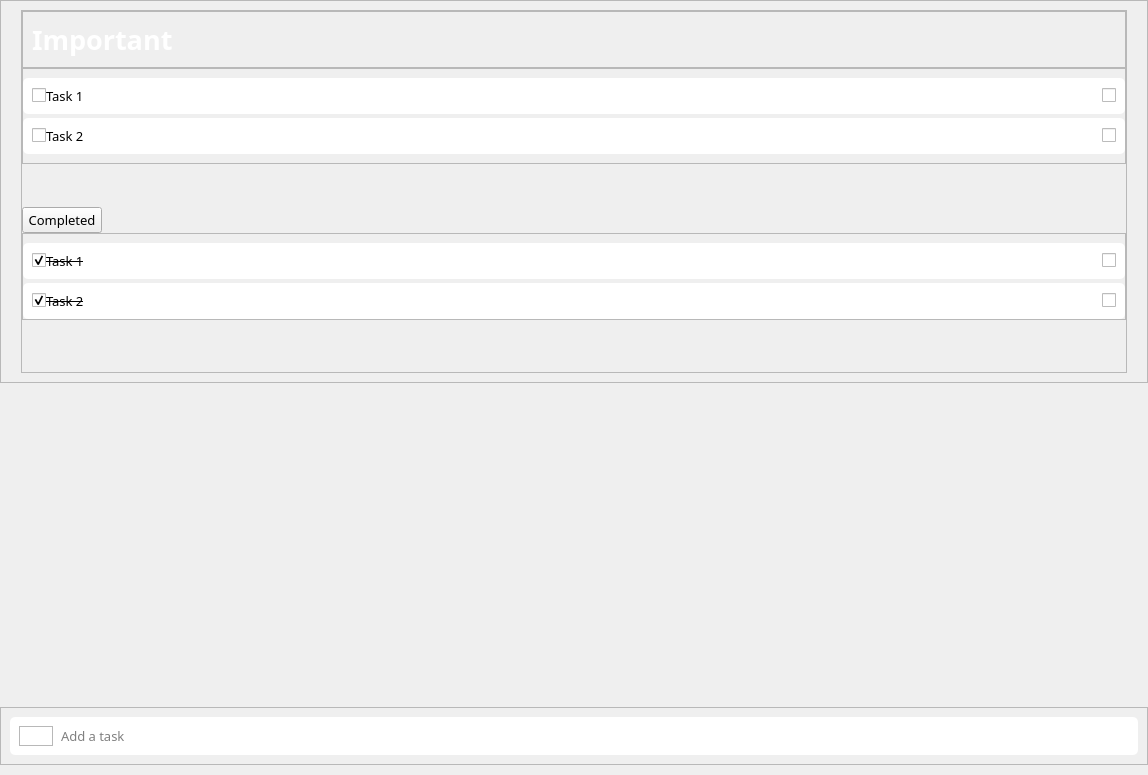
<?xml version="1.0" encoding="UTF-8"?>
<ui version="4.0">
 <class>Form</class>
 <widget class="QWidget" name="Form">
  <property name="geometry">
   <rect>
    <x>0</x>
    <y>0</y>
    <width>1148</width>
    <height>775</height>
   </rect>
  </property>
  <property name="windowTitle">
   <string>Form</string>
  </property>
  <layout class="QVBoxLayout" name="verticalLayout">
   <property name="spacing">
    <number>0</number>
   </property>
   <property name="leftMargin">
    <number>0</number>
   </property>
   <property name="topMargin">
    <number>0</number>
   </property>
   <property name="rightMargin">
    <number>0</number>
   </property>
   <property name="bottomMargin">
    <number>0</number>
   </property>
   <item>
    <widget class="QFrame" name="Important">
     <property name="styleSheet">
      <string notr="true">#Important{
margin: 0px;
background-image: url(:/icon/img/important-bg-2.jpg);
background-position: center;
border-radius: 10px}

</string>
     </property>
     <property name="frameShape">
      <enum>QFrame::StyledPanel</enum>
     </property>
     <property name="frameShadow">
      <enum>QFrame::Raised</enum>
     </property>
     <layout class="QVBoxLayout" name="verticalLayout_16">
      <property name="spacing">
       <number>0</number>
      </property>
      <property name="leftMargin">
       <number>0</number>
      </property>
      <property name="topMargin">
       <number>0</number>
      </property>
      <property name="rightMargin">
       <number>0</number>
      </property>
      <property name="bottomMargin">
       <number>10</number>
      </property>
      <item>
       <widget class="QFrame" name="content_frame_3">
        <property name="styleSheet">
         <string notr="true"/>
        </property>
        <property name="frameShape">
         <enum>QFrame::StyledPanel</enum>
        </property>
        <property name="frameShadow">
         <enum>QFrame::Raised</enum>
        </property>
        <layout class="QHBoxLayout" name="horizontalLayout_38">
         <property name="leftMargin">
          <number>20</number>
         </property>
         <property name="rightMargin">
          <number>20</number>
         </property>
         <item>
          <widget class="QFrame" name="task_view_3">
           <property name="frameShape">
            <enum>QFrame::StyledPanel</enum>
           </property>
           <property name="frameShadow">
            <enum>QFrame::Raised</enum>
           </property>
           <layout class="QVBoxLayout" name="verticalLayout_21">
            <property name="spacing">
             <number>0</number>
            </property>
            <property name="leftMargin">
             <number>0</number>
            </property>
            <property name="topMargin">
             <number>0</number>
            </property>
            <property name="rightMargin">
             <number>0</number>
            </property>
            <property name="bottomMargin">
             <number>0</number>
            </property>
            <item>
             <widget class="QFrame" name="task_title_frame_4">
              <property name="sizePolicy">
               <sizepolicy hsizetype="Preferred" vsizetype="Fixed">
                <horstretch>0</horstretch>
                <verstretch>0</verstretch>
               </sizepolicy>
              </property>
              <property name="frameShape">
               <enum>QFrame::StyledPanel</enum>
              </property>
              <property name="frameShadow">
               <enum>QFrame::Raised</enum>
              </property>
              <layout class="QHBoxLayout" name="horizontalLayout_39">
               <item>
                <widget class="QLabel" name="task_title_4">
                 <property name="font">
                  <font>
                   <family>Microsoft JhengHei</family>
                   <pointsize>20</pointsize>
                   <weight>75</weight>
                   <bold>true</bold>
                  </font>
                 </property>
                 <property name="styleSheet">
                  <string notr="true">color: white</string>
                 </property>
                 <property name="text">
                  <string>Important</string>
                 </property>
                </widget>
               </item>
              </layout>
             </widget>
            </item>
            <item alignment="Qt::AlignTop">
             <widget class="QFrame" name="task_to_do_3">
              <property name="frameShape">
               <enum>QFrame::StyledPanel</enum>
              </property>
              <property name="frameShadow">
               <enum>QFrame::Raised</enum>
              </property>
              <layout class="QVBoxLayout" name="verticalLayout_22">
               <property name="spacing">
                <number>4</number>
               </property>
               <property name="leftMargin">
                <number>0</number>
               </property>
               <property name="rightMargin">
                <number>0</number>
               </property>
               <item>
                <widget class="QFrame" name="task_frame_9">
                 <property name="sizePolicy">
                  <sizepolicy hsizetype="Preferred" vsizetype="Fixed">
                   <horstretch>0</horstretch>
                   <verstretch>0</verstretch>
                  </sizepolicy>
                 </property>
                 <property name="styleSheet">
                  <string notr="true">QFrame  {
     /* Solid black border */
    border-radius: 5px;      /* Rounded corners */
	background-color: white
}</string>
                 </property>
                 <property name="frameShape">
                  <enum>QFrame::StyledPanel</enum>
                 </property>
                 <property name="frameShadow">
                  <enum>QFrame::Raised</enum>
                 </property>
                 <layout class="QHBoxLayout" name="horizontalLayout_40">
                  <property name="bottomMargin">
                   <number>9</number>
                  </property>
                  <item alignment="Qt::AlignLeft">
                   <widget class="QFrame" name="task_name_frame_5">
                    <property name="frameShape">
                     <enum>QFrame::StyledPanel</enum>
                    </property>
                    <property name="frameShadow">
                     <enum>QFrame::Raised</enum>
                    </property>
                    <layout class="QHBoxLayout" name="horizontalLayout_41">
                     <property name="spacing">
                      <number>0</number>
                     </property>
                     <property name="leftMargin">
                      <number>0</number>
                     </property>
                     <property name="topMargin">
                      <number>0</number>
                     </property>
                     <property name="rightMargin">
                      <number>0</number>
                     </property>
                     <property name="bottomMargin">
                      <number>0</number>
                     </property>
                     <item>
                      <widget class="QCheckBox" name="done_check_6">
                       <property name="sizePolicy">
                        <sizepolicy hsizetype="Preferred" vsizetype="Fixed">
                         <horstretch>0</horstretch>
                         <verstretch>0</verstretch>
                        </sizepolicy>
                       </property>
                       <property name="styleSheet">
                        <string notr="true">QCheckBox::indicator::unchecked { image: url(:/icon/icons/circle.png); height: 20px; width: 20px}

QCheckBox::indicator::checked { image: url(:/icon/icons/check_fill.png); height: 20px; width: 20px}</string>
                       </property>
                       <property name="text">
                        <string/>
                       </property>
                       <property name="checked">
                        <bool>false</bool>
                       </property>
                      </widget>
                     </item>
                     <item>
                      <widget class="QLabel" name="task_name_5">
                       <property name="font">
                        <font>
                         <family>Microsoft JhengHei</family>
                         <pointsize>10</pointsize>
                        </font>
                       </property>
                       <property name="text">
                        <string>Task 1</string>
                       </property>
                      </widget>
                     </item>
                    </layout>
                   </widget>
                  </item>
                  <item alignment="Qt::AlignRight">
                   <widget class="QFrame" name="important_frame_5">
                    <property name="frameShape">
                     <enum>QFrame::StyledPanel</enum>
                    </property>
                    <property name="frameShadow">
                     <enum>QFrame::Raised</enum>
                    </property>
                    <layout class="QHBoxLayout" name="horizontalLayout_42">
                     <property name="spacing">
                      <number>0</number>
                     </property>
                     <property name="leftMargin">
                      <number>0</number>
                     </property>
                     <property name="topMargin">
                      <number>0</number>
                     </property>
                     <property name="rightMargin">
                      <number>0</number>
                     </property>
                     <property name="bottomMargin">
                      <number>0</number>
                     </property>
                     <item>
                      <widget class="QCheckBox" name="import_tant_check_3">
                       <property name="sizePolicy">
                        <sizepolicy hsizetype="Fixed" vsizetype="Fixed">
                         <horstretch>0</horstretch>
                         <verstretch>0</verstretch>
                        </sizepolicy>
                       </property>
                       <property name="font">
                        <font>
                         <pointsize>9</pointsize>
                        </font>
                       </property>
                       <property name="autoFillBackground">
                        <bool>false</bool>
                       </property>
                       <property name="styleSheet">
                        <string notr="true">QCheckBox::indicator::unchecked { image: url(:/icon/icons/star.png); height: 25px; width: 25px}

QCheckBox::indicator::checked { image: url(:/icon/icons/star_fill.png); height: 25px; width: 25px}</string>
                       </property>
                       <property name="text">
                        <string/>
                       </property>
                       <property name="iconSize">
                        <size>
                         <width>16</width>
                         <height>16</height>
                        </size>
                       </property>
                       <property name="checked">
                        <bool>false</bool>
                       </property>
                       <property name="tristate">
                        <bool>false</bool>
                       </property>
                      </widget>
                     </item>
                    </layout>
                   </widget>
                  </item>
                 </layout>
                </widget>
               </item>
               <item>
                <widget class="QFrame" name="task_frame_10">
                 <property name="sizePolicy">
                  <sizepolicy hsizetype="Preferred" vsizetype="Fixed">
                   <horstretch>0</horstretch>
                   <verstretch>0</verstretch>
                  </sizepolicy>
                 </property>
                 <property name="styleSheet">
                  <string notr="true">QFrame  {
    border-radius: 5px;      /* Rounded corners */
	background-color: white
}</string>
                 </property>
                 <property name="frameShape">
                  <enum>QFrame::StyledPanel</enum>
                 </property>
                 <property name="frameShadow">
                  <enum>QFrame::Raised</enum>
                 </property>
                 <layout class="QHBoxLayout" name="horizontalLayout_43">
                  <item alignment="Qt::AlignLeft">
                   <widget class="QFrame" name="frame_27">
                    <property name="sizePolicy">
                     <sizepolicy hsizetype="Preferred" vsizetype="Fixed">
                      <horstretch>0</horstretch>
                      <verstretch>0</verstretch>
                     </sizepolicy>
                    </property>
                    <property name="frameShape">
                     <enum>QFrame::StyledPanel</enum>
                    </property>
                    <property name="frameShadow">
                     <enum>QFrame::Raised</enum>
                    </property>
                    <layout class="QHBoxLayout" name="horizontalLayout_44">
                     <property name="spacing">
                      <number>0</number>
                     </property>
                     <property name="leftMargin">
                      <number>0</number>
                     </property>
                     <property name="topMargin">
                      <number>0</number>
                     </property>
                     <property name="rightMargin">
                      <number>0</number>
                     </property>
                     <property name="bottomMargin">
                      <number>0</number>
                     </property>
                     <item>
                      <widget class="QCheckBox" name="checkBox_8">
                       <property name="sizePolicy">
                        <sizepolicy hsizetype="Preferred" vsizetype="Fixed">
                         <horstretch>0</horstretch>
                         <verstretch>0</verstretch>
                        </sizepolicy>
                       </property>
                       <property name="styleSheet">
                        <string notr="true">QCheckBox::indicator::unchecked { image: url(:/icon/icons/circle.png); height: 20px; width: 20px}

QCheckBox::indicator::checked { image: url(:/icon/icons/check_fill.png); height: 20px; width: 20px}</string>
                       </property>
                       <property name="text">
                        <string/>
                       </property>
                       <property name="checked">
                        <bool>false</bool>
                       </property>
                      </widget>
                     </item>
                     <item>
                      <widget class="QLabel" name="label_20">
                       <property name="font">
                        <font>
                         <family>Microsoft JhengHei</family>
                         <pointsize>10</pointsize>
                        </font>
                       </property>
                       <property name="text">
                        <string>Task 2</string>
                       </property>
                      </widget>
                     </item>
                    </layout>
                   </widget>
                  </item>
                  <item alignment="Qt::AlignRight">
                   <widget class="QCheckBox" name="important_check_8">
                    <property name="sizePolicy">
                     <sizepolicy hsizetype="Fixed" vsizetype="Fixed">
                      <horstretch>0</horstretch>
                      <verstretch>0</verstretch>
                     </sizepolicy>
                    </property>
                    <property name="font">
                     <font>
                      <pointsize>9</pointsize>
                     </font>
                    </property>
                    <property name="autoFillBackground">
                     <bool>false</bool>
                    </property>
                    <property name="styleSheet">
                     <string notr="true">QCheckBox::indicator::unchecked { image: url(:/icon/icons/star.png); height: 25px; width: 25px}

QCheckBox::indicator::checked { image: url(:/icon/icons/star_fill.png); height: 25px; width: 25px}</string>
                    </property>
                    <property name="text">
                     <string/>
                    </property>
                    <property name="iconSize">
                     <size>
                      <width>16</width>
                      <height>16</height>
                     </size>
                    </property>
                    <property name="checked">
                     <bool>false</bool>
                    </property>
                    <property name="tristate">
                     <bool>false</bool>
                    </property>
                   </widget>
                  </item>
                 </layout>
                </widget>
               </item>
              </layout>
             </widget>
            </item>
            <item>
             <widget class="QPushButton" name="show_completed_3">
              <property name="sizePolicy">
               <sizepolicy hsizetype="Fixed" vsizetype="Fixed">
                <horstretch>0</horstretch>
                <verstretch>0</verstretch>
               </sizepolicy>
              </property>
              <property name="font">
               <font>
                <family>Microsoft JhengHei</family>
                <pointsize>10</pointsize>
               </font>
              </property>
              <property name="styleSheet">
               <string notr="true">QButton {
     /* Solid black border */
    border-radius: 5px;      /* Rounded corners */
	background-color: rgb(243,243,243);
}</string>
              </property>
              <property name="text">
               <string>Completed</string>
              </property>
              <property name="icon">
               <iconset>
                <normaloff>:/icon/keyboard-down.png</normaloff>:/icon/keyboard-down.png</iconset>
              </property>
             </widget>
            </item>
            <item alignment="Qt::AlignTop">
             <widget class="QFrame" name="task_completed_3">
              <property name="frameShape">
               <enum>QFrame::StyledPanel</enum>
              </property>
              <property name="frameShadow">
               <enum>QFrame::Raised</enum>
              </property>
              <layout class="QVBoxLayout" name="verticalLayout_23">
               <property name="spacing">
                <number>4</number>
               </property>
               <property name="leftMargin">
                <number>0</number>
               </property>
               <property name="rightMargin">
                <number>0</number>
               </property>
               <property name="bottomMargin">
                <number>0</number>
               </property>
               <item>
                <widget class="QFrame" name="task_frame_11">
                 <property name="sizePolicy">
                  <sizepolicy hsizetype="Preferred" vsizetype="Fixed">
                   <horstretch>0</horstretch>
                   <verstretch>0</verstretch>
                  </sizepolicy>
                 </property>
                 <property name="styleSheet">
                  <string notr="true">QFrame {
     /* Solid black border */
    border-radius: 5px;      /* Rounded corners */
	background-color: white
}</string>
                 </property>
                 <property name="frameShape">
                  <enum>QFrame::StyledPanel</enum>
                 </property>
                 <property name="frameShadow">
                  <enum>QFrame::Raised</enum>
                 </property>
                 <layout class="QHBoxLayout" name="horizontalLayout_45">
                  <property name="bottomMargin">
                   <number>9</number>
                  </property>
                  <item alignment="Qt::AlignLeft">
                   <widget class="QFrame" name="task_name_frame_6">
                    <property name="frameShape">
                     <enum>QFrame::StyledPanel</enum>
                    </property>
                    <property name="frameShadow">
                     <enum>QFrame::Raised</enum>
                    </property>
                    <layout class="QHBoxLayout" name="horizontalLayout_46">
                     <property name="spacing">
                      <number>0</number>
                     </property>
                     <property name="leftMargin">
                      <number>0</number>
                     </property>
                     <property name="topMargin">
                      <number>0</number>
                     </property>
                     <property name="rightMargin">
                      <number>0</number>
                     </property>
                     <property name="bottomMargin">
                      <number>0</number>
                     </property>
                     <item>
                      <widget class="QCheckBox" name="done_check_7">
                       <property name="sizePolicy">
                        <sizepolicy hsizetype="Preferred" vsizetype="Fixed">
                         <horstretch>0</horstretch>
                         <verstretch>0</verstretch>
                        </sizepolicy>
                       </property>
                       <property name="styleSheet">
                        <string notr="true">QCheckBox::indicator::unchecked { image: url(:/icon/icons/circle.png); height: 20px; width: 20px}

QCheckBox::indicator::checked { image: url(:/icon/icons/check_fill.png); height: 20px; width: 20px}</string>
                       </property>
                       <property name="text">
                        <string/>
                       </property>
                       <property name="checked">
                        <bool>true</bool>
                       </property>
                      </widget>
                     </item>
                     <item>
                      <widget class="QLabel" name="task_name_6">
                       <property name="font">
                        <font>
                         <family>Microsoft JhengHei</family>
                         <pointsize>10</pointsize>
                         <strikeout>true</strikeout>
                        </font>
                       </property>
                       <property name="text">
                        <string>Task 1</string>
                       </property>
                      </widget>
                     </item>
                    </layout>
                   </widget>
                  </item>
                  <item alignment="Qt::AlignRight">
                   <widget class="QFrame" name="important_frame_6">
                    <property name="frameShape">
                     <enum>QFrame::StyledPanel</enum>
                    </property>
                    <property name="frameShadow">
                     <enum>QFrame::Raised</enum>
                    </property>
                    <layout class="QHBoxLayout" name="horizontalLayout_47">
                     <property name="spacing">
                      <number>0</number>
                     </property>
                     <property name="leftMargin">
                      <number>0</number>
                     </property>
                     <property name="topMargin">
                      <number>0</number>
                     </property>
                     <property name="rightMargin">
                      <number>0</number>
                     </property>
                     <property name="bottomMargin">
                      <number>0</number>
                     </property>
                     <item>
                      <widget class="QCheckBox" name="important_check_9">
                       <property name="sizePolicy">
                        <sizepolicy hsizetype="Fixed" vsizetype="Fixed">
                         <horstretch>0</horstretch>
                         <verstretch>0</verstretch>
                        </sizepolicy>
                       </property>
                       <property name="font">
                        <font>
                         <pointsize>9</pointsize>
                        </font>
                       </property>
                       <property name="autoFillBackground">
                        <bool>false</bool>
                       </property>
                       <property name="styleSheet">
                        <string notr="true">QCheckBox::indicator::unchecked { image: url(:/icon/icons/star.png); height: 25px; width: 25px}

QCheckBox::indicator::checked { image: url(:/icon/icons/star_fill.png); height: 25px; width: 25px}</string>
                       </property>
                       <property name="text">
                        <string/>
                       </property>
                       <property name="iconSize">
                        <size>
                         <width>16</width>
                         <height>16</height>
                        </size>
                       </property>
                       <property name="checked">
                        <bool>false</bool>
                       </property>
                       <property name="tristate">
                        <bool>false</bool>
                       </property>
                      </widget>
                     </item>
                    </layout>
                   </widget>
                  </item>
                 </layout>
                </widget>
               </item>
               <item>
                <widget class="QFrame" name="task_frame_12">
                 <property name="sizePolicy">
                  <sizepolicy hsizetype="Preferred" vsizetype="Fixed">
                   <horstretch>0</horstretch>
                   <verstretch>0</verstretch>
                  </sizepolicy>
                 </property>
                 <property name="styleSheet">
                  <string notr="true">QFrame  {
    border-radius: 5px;      /* Rounded corners */
	background-color: white
}</string>
                 </property>
                 <property name="frameShape">
                  <enum>QFrame::StyledPanel</enum>
                 </property>
                 <property name="frameShadow">
                  <enum>QFrame::Raised</enum>
                 </property>
                 <layout class="QHBoxLayout" name="horizontalLayout_48">
                  <item alignment="Qt::AlignLeft">
                   <widget class="QFrame" name="frame_32">
                    <property name="sizePolicy">
                     <sizepolicy hsizetype="Preferred" vsizetype="Fixed">
                      <horstretch>0</horstretch>
                      <verstretch>0</verstretch>
                     </sizepolicy>
                    </property>
                    <property name="frameShape">
                     <enum>QFrame::StyledPanel</enum>
                    </property>
                    <property name="frameShadow">
                     <enum>QFrame::Raised</enum>
                    </property>
                    <layout class="QHBoxLayout" name="horizontalLayout_49">
                     <property name="spacing">
                      <number>0</number>
                     </property>
                     <property name="leftMargin">
                      <number>0</number>
                     </property>
                     <property name="topMargin">
                      <number>0</number>
                     </property>
                     <property name="rightMargin">
                      <number>0</number>
                     </property>
                     <property name="bottomMargin">
                      <number>0</number>
                     </property>
                     <item>
                      <widget class="QCheckBox" name="checkBox_12">
                       <property name="sizePolicy">
                        <sizepolicy hsizetype="Preferred" vsizetype="Fixed">
                         <horstretch>0</horstretch>
                         <verstretch>0</verstretch>
                        </sizepolicy>
                       </property>
                       <property name="styleSheet">
                        <string notr="true">QCheckBox::indicator::unchecked { image: url(:/icon/icons/circle.png); height: 20px; width: 20px}

QCheckBox::indicator::checked { image: url(:/icon/icons/check_fill.png); height: 20px; width: 20px}</string>
                       </property>
                       <property name="text">
                        <string/>
                       </property>
                       <property name="checked">
                        <bool>true</bool>
                       </property>
                      </widget>
                     </item>
                     <item>
                      <widget class="QLabel" name="label_21">
                       <property name="font">
                        <font>
                         <family>Microsoft JhengHei</family>
                         <pointsize>10</pointsize>
                         <strikeout>true</strikeout>
                        </font>
                       </property>
                       <property name="text">
                        <string>Task 2</string>
                       </property>
                      </widget>
                     </item>
                    </layout>
                   </widget>
                  </item>
                  <item alignment="Qt::AlignRight">
                   <widget class="QCheckBox" name="important_check_10">
                    <property name="sizePolicy">
                     <sizepolicy hsizetype="Fixed" vsizetype="Fixed">
                      <horstretch>0</horstretch>
                      <verstretch>0</verstretch>
                     </sizepolicy>
                    </property>
                    <property name="font">
                     <font>
                      <pointsize>9</pointsize>
                     </font>
                    </property>
                    <property name="autoFillBackground">
                     <bool>false</bool>
                    </property>
                    <property name="styleSheet">
                     <string notr="true">QCheckBox::indicator::unchecked { image: url(:/icon/icons/star.png); height: 25px; width: 25px}

QCheckBox::indicator::checked { image: url(:/icon/icons/star_fill.png); height: 25px; width: 25px}</string>
                    </property>
                    <property name="text">
                     <string/>
                    </property>
                    <property name="iconSize">
                     <size>
                      <width>16</width>
                      <height>16</height>
                     </size>
                    </property>
                    <property name="checked">
                     <bool>false</bool>
                    </property>
                    <property name="tristate">
                     <bool>false</bool>
                    </property>
                   </widget>
                  </item>
                 </layout>
                </widget>
               </item>
              </layout>
             </widget>
            </item>
           </layout>
          </widget>
         </item>
        </layout>
       </widget>
      </item>
      <item alignment="Qt::AlignBottom">
       <widget class="QFrame" name="add_task_frame_5">
        <property name="frameShape">
         <enum>QFrame::StyledPanel</enum>
        </property>
        <property name="frameShadow">
         <enum>QFrame::Raised</enum>
        </property>
        <layout class="QVBoxLayout" name="verticalLayout_24">
         <item>
          <widget class="QFrame" name="add_task_frame_6">
           <property name="sizePolicy">
            <sizepolicy hsizetype="Preferred" vsizetype="Fixed">
             <horstretch>0</horstretch>
             <verstretch>0</verstretch>
            </sizepolicy>
           </property>
           <property name="styleSheet">
            <string notr="true">QFrame #add_task_frame_6 {
     /* Solid black border */
    border-radius: 5px;      /* Rounded corners */
	background-color: white
}</string>
           </property>
           <property name="frameShape">
            <enum>QFrame::StyledPanel</enum>
           </property>
           <property name="frameShadow">
            <enum>QFrame::Raised</enum>
           </property>
           <layout class="QHBoxLayout" name="horizontalLayout_50">
            <property name="bottomMargin">
             <number>9</number>
            </property>
            <item alignment="Qt::AlignLeft">
             <widget class="QFrame" name="add_button_frame_3">
              <property name="frameShape">
               <enum>QFrame::StyledPanel</enum>
              </property>
              <property name="frameShadow">
               <enum>QFrame::Raised</enum>
              </property>
              <layout class="QHBoxLayout" name="horizontalLayout_51">
               <property name="spacing">
                <number>0</number>
               </property>
               <property name="leftMargin">
                <number>0</number>
               </property>
               <property name="topMargin">
                <number>0</number>
               </property>
               <property name="rightMargin">
                <number>0</number>
               </property>
               <property name="bottomMargin">
                <number>0</number>
               </property>
               <item>
                <widget class="QPushButton" name="add_button_3">
                 <property name="styleSheet">
                  <string notr="true">border:none</string>
                 </property>
                 <property name="text">
                  <string/>
                 </property>
                 <property name="icon">
                  <iconset resource="../resources/icon.qrc">
                   <normaloff>:/icon/icons/add.png</normaloff>:/icon/icons/add.png</iconset>
                 </property>
                </widget>
               </item>
              </layout>
             </widget>
            </item>
            <item>
             <widget class="QLineEdit" name="task_input_3">
              <property name="font">
               <font>
                <family>Microsoft JhengHei</family>
                <pointsize>10</pointsize>
               </font>
              </property>
              <property name="styleSheet">
               <string notr="true">border: none</string>
              </property>
              <property name="placeholderText">
               <string>Add a task</string>
              </property>
             </widget>
            </item>
           </layout>
          </widget>
         </item>
        </layout>
       </widget>
      </item>
     </layout>
    </widget>
   </item>
  </layout>
 </widget>
 <resources>
  <include location="../resources/icon.qrc"/>
 </resources>
 <connections/>
</ui>
